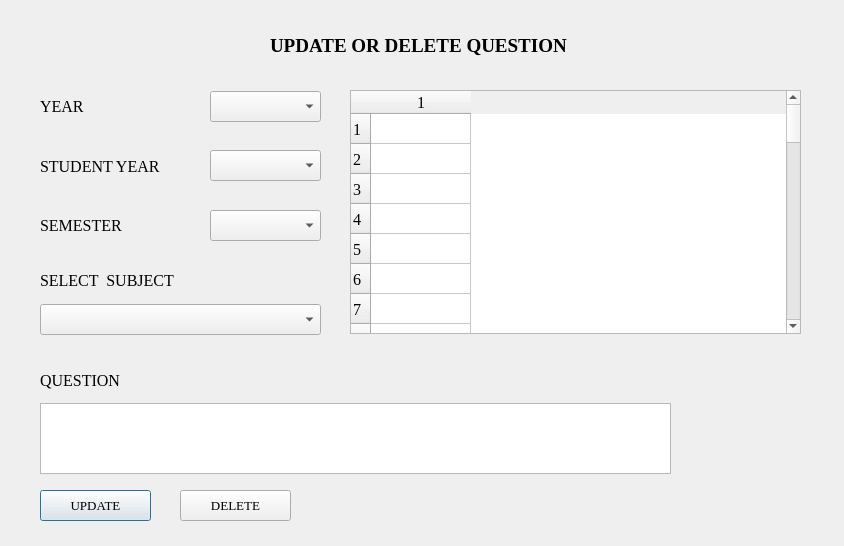
<?xml version="1.0" encoding="UTF-8"?>
<ui version="4.0">
 <class>Dialog_update_or_delete_question</class>
 <widget class="QDialog" name="Dialog_update_or_delete_question">
  <property name="geometry">
   <rect>
    <x>0</x>
    <y>0</y>
    <width>844</width>
    <height>546</height>
   </rect>
  </property>
  <property name="windowTitle">
   <string>Dialog</string>
  </property>
  <widget class="QComboBox" name="cmb_select_process">
   <property name="geometry">
    <rect>
     <x>40</x>
     <y>304</y>
     <width>281</width>
     <height>31</height>
    </rect>
   </property>
   <property name="font">
    <font>
     <family>Times New Roman</family>
     <pointsize>12</pointsize>
    </font>
   </property>
  </widget>
  <widget class="QLabel" name="label_student_year">
   <property name="geometry">
    <rect>
     <x>40</x>
     <y>156</y>
     <width>141</width>
     <height>21</height>
    </rect>
   </property>
   <property name="font">
    <font>
     <family>Times New Roman</family>
     <pointsize>12</pointsize>
    </font>
   </property>
   <property name="text">
    <string>STUDENT YEAR</string>
   </property>
  </widget>
  <widget class="QComboBox" name="comboBox_semester">
   <property name="geometry">
    <rect>
     <x>210</x>
     <y>210</y>
     <width>111</width>
     <height>31</height>
    </rect>
   </property>
   <property name="font">
    <font>
     <family>Times New Roman</family>
     <pointsize>12</pointsize>
    </font>
   </property>
  </widget>
  <widget class="QComboBox" name="comboBox_year">
   <property name="geometry">
    <rect>
     <x>210</x>
     <y>91</y>
     <width>111</width>
     <height>31</height>
    </rect>
   </property>
   <property name="font">
    <font>
     <family>Times New Roman</family>
     <pointsize>12</pointsize>
    </font>
   </property>
  </widget>
  <widget class="QLabel" name="label_semester">
   <property name="geometry">
    <rect>
     <x>40</x>
     <y>215</y>
     <width>91</width>
     <height>21</height>
    </rect>
   </property>
   <property name="font">
    <font>
     <family>Times New Roman</family>
     <pointsize>12</pointsize>
    </font>
   </property>
   <property name="text">
    <string>SEMESTER</string>
   </property>
  </widget>
  <widget class="QLabel" name="label_year">
   <property name="geometry">
    <rect>
     <x>40</x>
     <y>96</y>
     <width>81</width>
     <height>21</height>
    </rect>
   </property>
   <property name="font">
    <font>
     <family>Times New Roman</family>
     <pointsize>12</pointsize>
    </font>
   </property>
   <property name="text">
    <string>YEAR</string>
   </property>
  </widget>
  <widget class="QComboBox" name="comboBox_student_year">
   <property name="geometry">
    <rect>
     <x>210</x>
     <y>150</y>
     <width>111</width>
     <height>31</height>
    </rect>
   </property>
   <property name="font">
    <font>
     <family>Times New Roman</family>
     <pointsize>12</pointsize>
    </font>
   </property>
  </widget>
  <widget class="QLabel" name="lbl_select_subject">
   <property name="geometry">
    <rect>
     <x>40</x>
     <y>270</y>
     <width>151</width>
     <height>21</height>
    </rect>
   </property>
   <property name="font">
    <font>
     <family>Times New Roman</family>
     <pointsize>12</pointsize>
    </font>
   </property>
   <property name="text">
    <string>SELECT  SUBJECT</string>
   </property>
  </widget>
  <widget class="QTableWidget" name="tableWidget">
   <property name="geometry">
    <rect>
     <x>350</x>
     <y>90</y>
     <width>451</width>
     <height>244</height>
    </rect>
   </property>
   <property name="sizePolicy">
    <sizepolicy hsizetype="Expanding" vsizetype="Expanding">
     <horstretch>0</horstretch>
     <verstretch>0</verstretch>
    </sizepolicy>
   </property>
   <property name="font">
    <font>
     <family>Times New Roman</family>
     <pointsize>12</pointsize>
    </font>
   </property>
   <property name="rowCount">
    <number>40</number>
   </property>
   <property name="columnCount">
    <number>1</number>
   </property>
   <row/>
   <row/>
   <row/>
   <row/>
   <row/>
   <row/>
   <row/>
   <row/>
   <row/>
   <row/>
   <row/>
   <row/>
   <row/>
   <row/>
   <row/>
   <row/>
   <row/>
   <row/>
   <row/>
   <row/>
   <row/>
   <row/>
   <row/>
   <row/>
   <row/>
   <row/>
   <row/>
   <row/>
   <row/>
   <row/>
   <row/>
   <row/>
   <row/>
   <row/>
   <row/>
   <row/>
   <row/>
   <row/>
   <row/>
   <row/>
   <column/>
  </widget>
  <widget class="QLabel" name="label">
   <property name="geometry">
    <rect>
     <x>270</x>
     <y>30</y>
     <width>341</width>
     <height>31</height>
    </rect>
   </property>
   <property name="font">
    <font>
     <family>Times New Roman</family>
     <pointsize>14</pointsize>
     <weight>75</weight>
     <bold>true</bold>
    </font>
   </property>
   <property name="text">
    <string>UPDATE OR DELETE QUESTION</string>
   </property>
  </widget>
  <widget class="QLabel" name="label_question">
   <property name="geometry">
    <rect>
     <x>40</x>
     <y>370</y>
     <width>101</width>
     <height>21</height>
    </rect>
   </property>
   <property name="font">
    <font>
     <family>Times New Roman</family>
     <pointsize>12</pointsize>
    </font>
   </property>
   <property name="text">
    <string>QUESTION</string>
   </property>
  </widget>
  <widget class="QTextEdit" name="textEdit">
   <property name="geometry">
    <rect>
     <x>40</x>
     <y>403</y>
     <width>631</width>
     <height>71</height>
    </rect>
   </property>
   <property name="font">
    <font>
     <family>Times New Roman</family>
     <pointsize>12</pointsize>
    </font>
   </property>
  </widget>
  <widget class="QPushButton" name="pushButton_update">
   <property name="geometry">
    <rect>
     <x>40</x>
     <y>490</y>
     <width>111</width>
     <height>31</height>
    </rect>
   </property>
   <property name="font">
    <font>
     <family>Times New Roman</family>
     <pointsize>10</pointsize>
    </font>
   </property>
   <property name="text">
    <string>UPDATE</string>
   </property>
   <property name="icon">
    <iconset>
     <normaloff>SE_syllabus/update.png</normaloff>SE_syllabus/update.png</iconset>
   </property>
   <property name="iconSize">
    <size>
     <width>20</width>
     <height>20</height>
    </size>
   </property>
  </widget>
  <widget class="QPushButton" name="pushButton_delete">
   <property name="geometry">
    <rect>
     <x>180</x>
     <y>490</y>
     <width>111</width>
     <height>31</height>
    </rect>
   </property>
   <property name="font">
    <font>
     <family>Times New Roman</family>
     <pointsize>10</pointsize>
    </font>
   </property>
   <property name="text">
    <string>DELETE</string>
   </property>
   <property name="icon">
    <iconset>
     <normaloff>SE_syllabus/Delete_Icon.png</normaloff>SE_syllabus/Delete_Icon.png</iconset>
   </property>
   <property name="iconSize">
    <size>
     <width>22</width>
     <height>21</height>
    </size>
   </property>
  </widget>
 </widget>
 <resources/>
 <connections/>
</ui>
